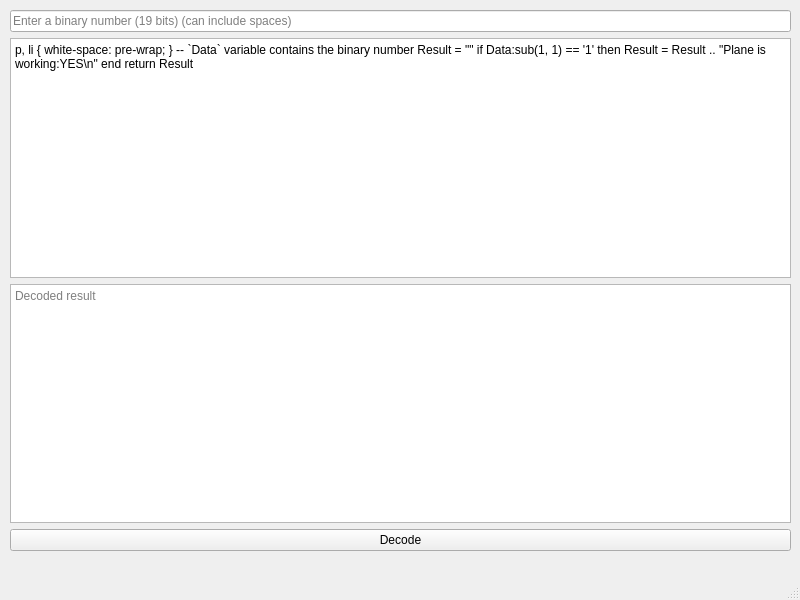
<?xml version="1.0" encoding="UTF-8"?>
<ui version="4.0">
 <class>MainWindow</class>
 <widget class="QMainWindow" name="MainWindow">
  <property name="geometry">
   <rect>
    <x>0</x>
    <y>0</y>
    <width>800</width>
    <height>600</height>
   </rect>
  </property>
  <property name="sizePolicy">
   <sizepolicy hsizetype="Preferred" vsizetype="Preferred">
    <horstretch>0</horstretch>
    <verstretch>0</verstretch>
   </sizepolicy>
  </property>
  <property name="minimumSize">
   <size>
    <width>800</width>
    <height>600</height>
   </size>
  </property>
  <property name="maximumSize">
   <size>
    <width>800</width>
    <height>600</height>
   </size>
  </property>
  <property name="windowTitle">
   <string>MainWindow</string>
  </property>
  <widget class="QWidget" name="centralwidget">
   <widget class="QWidget" name="verticalLayoutWidget">
    <property name="geometry">
     <rect>
      <x>10</x>
      <y>10</y>
      <width>781</width>
      <height>541</height>
     </rect>
    </property>
    <layout class="QVBoxLayout" name="verticalLayout">
     <item>
      <widget class="QLineEdit" name="binaryNumberLineEdit">
       <property name="text">
        <string/>
       </property>
       <property name="placeholderText">
        <string>Enter a binary number (19 bits) (can include spaces)</string>
       </property>
      </widget>
     </item>
     <item>
      <widget class="QTextEdit" name="scriptTextEdit">
       <property name="html">
        <string>&lt;!DOCTYPE HTML PUBLIC &quot;-//W3C//DTD HTML 4.0//EN&quot; &quot;http://www.w3.org/TR/REC-html40/strict.dtd&quot;&gt;
&lt;html&gt;&lt;head&gt;&lt;meta name=&quot;qrichtext&quot; content=&quot;1&quot; /&gt;&lt;style type=&quot;text/css&quot;&gt;
p, li { white-space: pre-wrap; }
&lt;/style&gt;&lt;/head&gt;&lt;body style=&quot; font-family:'Ubuntu'; font-size:10pt; font-weight:400; font-style:normal;&quot;&gt;
&lt;p style=&quot; margin-top:0px; margin-bottom:0px; margin-left:0px; margin-right:0px; -qt-block-indent:0; text-indent:0px;&quot;&gt;&lt;span style=&quot; font-family:'Monospace';&quot;&gt;-- `Data` variable contains the binary number&lt;/span&gt;&lt;/p&gt;
&lt;p style=&quot;-qt-paragraph-type:empty; margin-top:0px; margin-bottom:0px; margin-left:0px; margin-right:0px; -qt-block-indent:0; text-indent:0px; font-family:'Monospace';&quot;&gt;&lt;br /&gt;&lt;/p&gt;
&lt;p style=&quot; margin-top:0px; margin-bottom:0px; margin-left:0px; margin-right:0px; -qt-block-indent:0; text-indent:0px;&quot;&gt;&lt;span style=&quot; font-family:'Monospace';&quot;&gt;Result = &amp;quot;&amp;quot;&lt;/span&gt;&lt;/p&gt;
&lt;p style=&quot; margin-top:0px; margin-bottom:0px; margin-left:0px; margin-right:0px; -qt-block-indent:0; text-indent:0px;&quot;&gt;&lt;span style=&quot; font-family:'Monospace';&quot;&gt;if Data:sub(1, 1) == '1' then&lt;/span&gt;&lt;/p&gt;
&lt;p style=&quot; margin-top:0px; margin-bottom:0px; margin-left:0px; margin-right:0px; -qt-block-indent:0; text-indent:0px;&quot;&gt;&lt;span style=&quot; font-family:'Monospace';&quot;&gt;	Result = Result .. &amp;quot;Plane is working:YES\n&amp;quot;&lt;/span&gt;&lt;/p&gt;
&lt;p style=&quot; margin-top:0px; margin-bottom:0px; margin-left:0px; margin-right:0px; -qt-block-indent:0; text-indent:0px;&quot;&gt;&lt;span style=&quot; font-family:'Monospace';&quot;&gt;end&lt;/span&gt;&lt;/p&gt;
&lt;p style=&quot;-qt-paragraph-type:empty; margin-top:0px; margin-bottom:0px; margin-left:0px; margin-right:0px; -qt-block-indent:0; text-indent:0px; font-family:'Monospace';&quot;&gt;&lt;br /&gt;&lt;/p&gt;
&lt;p style=&quot; margin-top:0px; margin-bottom:0px; margin-left:0px; margin-right:0px; -qt-block-indent:0; text-indent:0px;&quot;&gt;&lt;span style=&quot; font-family:'Monospace';&quot;&gt;return Result&lt;/span&gt;&lt;/p&gt;&lt;/body&gt;&lt;/html&gt;</string>
       </property>
       <property name="tabStopWidth">
        <number>20</number>
       </property>
       <property name="placeholderText">
        <string>Lua script</string>
       </property>
      </widget>
     </item>
     <item>
      <widget class="QTextBrowser" name="resultTextBrowser">
       <property name="placeholderText">
        <string>Decoded result</string>
       </property>
      </widget>
     </item>
     <item>
      <widget class="QPushButton" name="decodePushButton">
       <property name="text">
        <string>Decode</string>
       </property>
      </widget>
     </item>
    </layout>
   </widget>
  </widget>
  <widget class="QMenuBar" name="menubar">
   <property name="geometry">
    <rect>
     <x>0</x>
     <y>0</y>
     <width>800</width>
     <height>22</height>
    </rect>
   </property>
  </widget>
  <widget class="QStatusBar" name="statusbar"/>
 </widget>
 <resources/>
 <connections/>
</ui>
